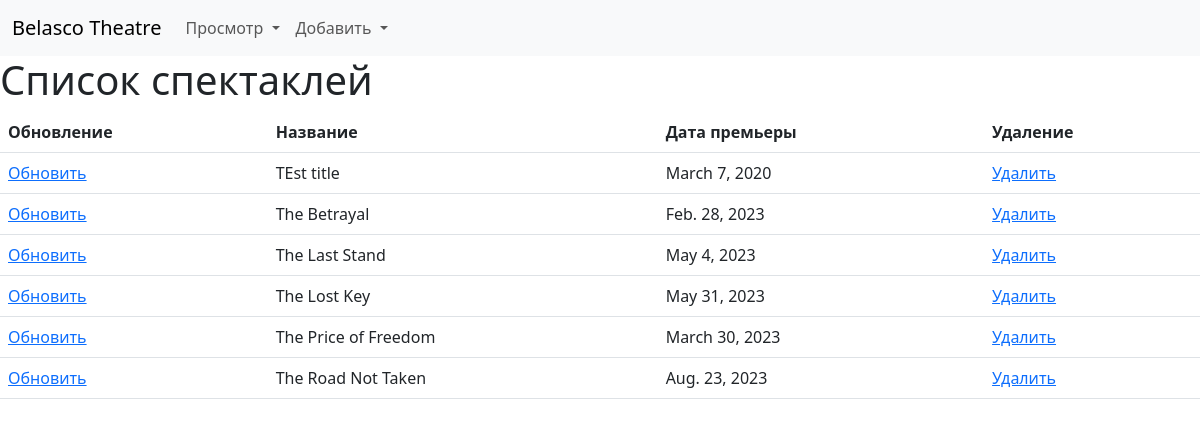
Page /plays/ on the earlier database version.
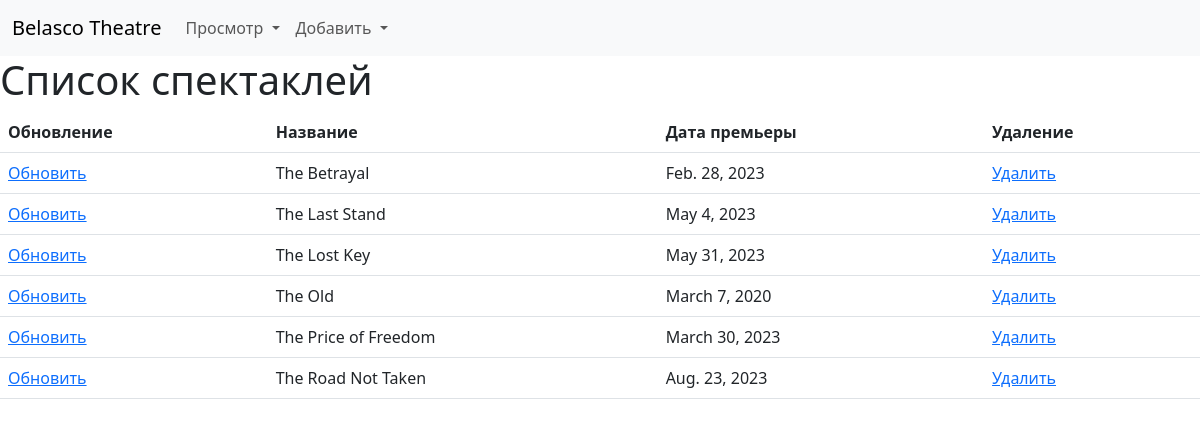
Same page on the later database version.
### core/models.py (models this page shows, shortened)
class Play(models.Model):
    title = models.CharField('Название', max_length=255)
    premiere_date = models.DateField('Дата премьеры')
    class Meta:
        verbose_name = 'Спектакль'
        verbose_name_plural = 'Спектакли'
        ordering = ('title',)

### core/views.py (the view)
# urls.py: path('plays/', views.PlayList.as_view(), name='plays'),
class PlayList(ListView):
    model = models.Play
    template_name = 'core/plays.html'
    context_object_name = 'plays'

### core/templates/core/plays.html (shortened to what this page needs)
{% extends 'core/base.html' %}
{% block content %}
    <h1>Список спектаклей</h1>
    <table class="table table-hover">
        <thead>
            <tr>
                <th scope="col">Обновление</th>
                <th scope="col">Название</th>
                <th scope="col">Дата премьеры</th>
                <th scope="col">Удаление</th>
            </tr>
        </thead>
        <tbody>
            {% for play in plays %}
                <tr>
                    <td>
                        <a href="{% url 'core:play_update' play.pk %}">
                            Обновить
                        </a>
                    </td>
                    <td>{{ play.title }}</td>
                    <td>{{ play.premiere_date }}</td>
                    <td>
                        <a href="{% url 'core:play_delete' play.pk %}">
                            Удалить
                        </a>
                    </td>
                </tr>
            {% endfor %}
        </tbody>
    </table>
{% endblock %}

Differences in the rows shown:
changed Play: title "TEst title" → "The Old"; moves down the list
